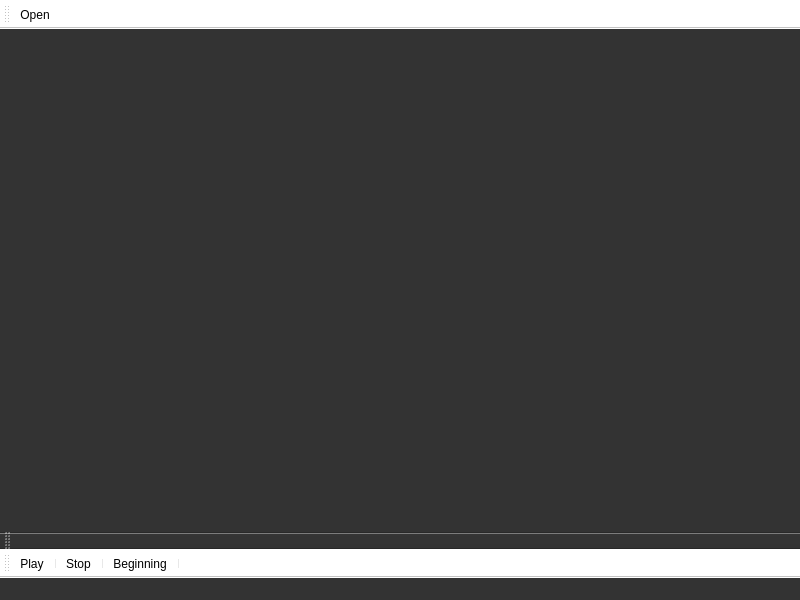
<?xml version="1.0" encoding="UTF-8"?>
<ui version="4.0">
 <class>MainWindow</class>
 <widget class="QMainWindow" name="MainWindow">
  <property name="geometry">
   <rect>
    <x>0</x>
    <y>0</y>
    <width>800</width>
    <height>600</height>
   </rect>
  </property>
  <property name="windowTitle">
   <string>MainWindow</string>
  </property>
  <property name="styleSheet">
   <string notr="true">background: #333;</string>
  </property>
  <widget class="QWidget" name="centralwidget"/>
  <widget class="QMenuBar" name="menubar">
   <property name="geometry">
    <rect>
     <x>0</x>
     <y>0</y>
     <width>800</width>
     <height>26</height>
    </rect>
   </property>
  </widget>
  <widget class="QStatusBar" name="statusbar"/>
  <widget class="QToolBar" name="toolBar_up">
   <property name="windowTitle">
    <string>toolBar</string>
   </property>
   <property name="styleSheet">
    <string notr="true">background: #fff;</string>
   </property>
   <attribute name="toolBarArea">
    <enum>TopToolBarArea</enum>
   </attribute>
   <attribute name="toolBarBreak">
    <bool>false</bool>
   </attribute>
   <addaction name="actionOpen"/>
  </widget>
  <widget class="QToolBar" name="toolBar_down">
   <property name="windowTitle">
    <string>toolBar_2</string>
   </property>
   <property name="styleSheet">
    <string notr="true">background: #fff;</string>
   </property>
   <attribute name="toolBarArea">
    <enum>BottomToolBarArea</enum>
   </attribute>
   <attribute name="toolBarBreak">
    <bool>false</bool>
   </attribute>
   <addaction name="actionPlay"/>
   <addaction name="separator"/>
   <addaction name="actionStop"/>
   <addaction name="separator"/>
   <addaction name="actionBeginning"/>
   <addaction name="separator"/>
  </widget>
  <widget class="QToolBar" name="toolBar">
   <property name="windowTitle">
    <string>toolBar</string>
   </property>
   <attribute name="toolBarArea">
    <enum>BottomToolBarArea</enum>
   </attribute>
   <attribute name="toolBarBreak">
    <bool>true</bool>
   </attribute>
  </widget>
  <action name="actionOpen">
   <property name="text">
    <string>Open</string>
   </property>
   <property name="toolTip">
    <string>Open A File</string>
   </property>
  </action>
  <action name="actionPlay">
   <property name="text">
    <string>Play</string>
   </property>
   <property name="toolTip">
    <string>Play A Video</string>
   </property>
  </action>
  <action name="actionStop">
   <property name="text">
    <string>Stop</string>
   </property>
   <property name="toolTip">
    <string>Stop A Video</string>
   </property>
  </action>
  <action name="actionBeginning">
   <property name="text">
    <string>Beginning</string>
   </property>
   <property name="toolTip">
    <string>Start Watching A Video From The Beginning</string>
   </property>
  </action>
 </widget>
 <resources/>
 <connections/>
</ui>
